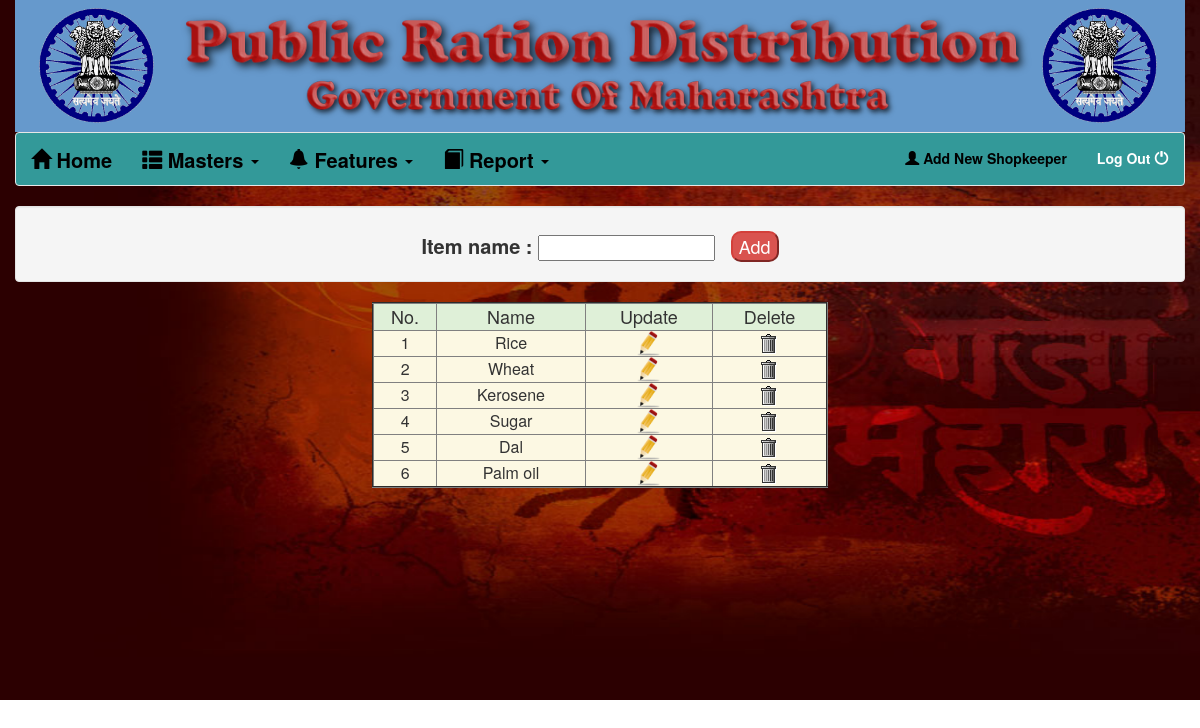
Page /item.php (signed in) on the committed database.
### tables this page shows
CREATE TABLE IF NOT EXISTS `item` (
  `Item_id` int(11) NOT NULL AUTO_INCREMENT,
  `Item_name` varchar(15) NOT NULL,
  `Status` int(11) NOT NULL DEFAULT '1',
  `Flag` int(11) NOT NULL DEFAULT '1',
  PRIMARY KEY (`Item_id`)
);

### item.php (the view, shortened to what this page needs)
<?php
if(isset($_SESSION['username']))
{
include("top.php"); ?>
	<div class="container well" align="center">
    	<form class="form-horizontal" action="wk_item.php" method="post">
        	<strong style="font-size:20px;">Item name : </strong>
            <input type="text" name="name" id="name" onkeypress='return lettersOnly(event)' required/>&nbsp;&nbsp;&nbsp;
        	<input class="btn-danger" style="border-radius:10px; font-size:18px; margin-top:5px" type="submit" name="add" value="Add"/>
       </form>
	</div>
    <div class="container">
    	<table border="2" align="center" style="font-size:16px;" class="tb1" >
    		<tr class="bg-success" align="center" style="font-size:18px; font-weight:100"><td> No.</td><td> Name </td> <td> Update </td><td> Delete </td>
        	</tr>
      	<?php
       			include_once("connection.php");
				$str = "select * from item where Status=1";
				$stmt = $con->prepare($str);
				$stmt->execute();
				$i=1;
				while($row=$stmt->fetch(PDO::FETCH_ASSOC))
				{
		?>
        			<tr align="center" class="bg-warning">
                    	<td><?php echo $i;?></td>
                        <td> <?php echo $row["Item_name"];?></td>
                        <td><a href="update_item.php?id=<?php echo $row["Item_id"]; ?> "><img src="img/edit.png" width="25"/></a></td>
                    	<td><a href="wk_del_item.php?id=<?php echo $row["Item_id"]; ?>" onclick="return confirm('Are you sure?')">
                        	<img src="img/delete.gif"/> </a>
                        </td>
        			</tr>
        <?php
				$i++;}
	   	?>
		</table>
    </div>
</body>
</html>
<?php
}
else
{
	echo "<script> alert(' Please login First '); </script>";
	header("refresh:0;url=index.php");
}?>

### css/style.css (style rules this page uses)
body { background: no-repeat; background-size: 100% 100%; background-attachment:fixed; }
.tb1 { width:40%; }

### rows in the picture
item: Item_name "Rice"
item: Item_name "Wheat"
item: Item_name "Kerosene"
item: Item_name "Sugar"
item: Item_name "Dal"
item: Item_name "Palm oil"
